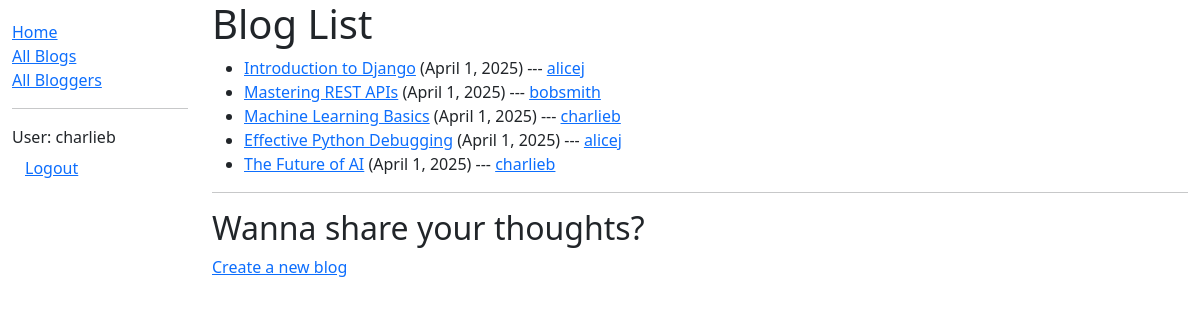
The app's page /blog/blogs/ (signed in) with its own data.
### blog/models.py (models this page shows, shortened)
class Blog(models.Model):
    title = models.CharField(max_length=100)
    author = models.ForeignKey(
        Author, on_delete=models.SET_NULL, null=True)
    content = models.TextField(
        max_length=2000, help_text='Enter the blog content')
    post_date = models.DateField(default=date.today)
    class Meta:
        ordering = ['-post_date']

class Author(models.Model):
    name = models.OneToOneField(User, on_delete=models.SET_NULL, null=True)
    bio = models.TextField(
        max_length=200, help_text='Enter a short bio about the author')
    class Meta:
        ordering = ['name']

### blog/views.py (the view)
# urls.py: path('blogs/', views.BlogListView.as_view(), name='blogs'),
class BlogListView(ListView):
    model = Blog
    context_object_name = 'blogs'
    paginate_by = 5

### blog/templates/blog/blog_list.html (shortened to what this page needs)
{% extends "base_generic.html" %}
{% block content %}
<h1>Blog List</h1>
{% if blogs %}
<ul>
    {% for blog in blogs %}
    <li>
        <a href="{% url 'blog_detail' blog.id %}">{{ blog.title }}</a>
        ({{ blog.post_date|date:"F j, Y" }}) ---
        <a href="{% url 'author_detail' blog.author.id %}">{{ blog.author.name }}</a>
    </li>
    {% endfor %}
</ul>
{% else %}
<p>There are no blogs available.</p>
{% endif %}
<hr>
<h2>Wanna share your thoughts?</h2>
<p><a href="{% url 'create_blog' %}">Create a new blog</a></p>
{% endblock %}

### blog/templates/base_generic.html (shortened to what this page needs)
<!doctype html>
<html lang="en">
<head>
    <link href="https://cdn.jsdelivr.net/npm/bootstrap@5.3.3/dist/css/bootstrap.min.css" rel="stylesheet"
>
    {% load static %}
    <link rel="stylesheet" href="{% static 'css/styles.css' %}" />
</head>
<body>
    <div class="container-fluid">
        <div class="row">
            <div class="col-sm-2">
                {% block sidebar %}
                <ul class="sidebar-nav">
                    <li><a href="{% url 'index' %}">Home</a></li>
                    <li><a href="{% url 'blogs' %}">All Blogs</a></li>
                    <li><a href="{% url 'authors' %}">All Bloggers</a></li>
                    <hr>
                    {% if user.is_authenticated %}
                    <li>User: {{ user.get_username }}</li>
                    <li>
                        <form id="logout-form" method="post" action="{% url 'logout' %}">
                            <button type="submit" class="btn btn-link">Logout</button>
                        </form>
                    </li>
                    {% else %}
                    <li><a href="{% url 'login' %}?next={{ request.path }}">Login</a></li>
                    {% endif %}
                </ul>
                {% endblock %}
            </div>
            <div class="col-sm-10">{% block content %}{% endblock %}</div>
        </div>
    </div>
</body>
</html>

### blog/static/css/styles.css (style rules this page uses)
.sidebar-nav { margin-top: 20px; padding: 0; list-style: none; }

### records on screen
Blog: title "Introduction to Django", post_date "April 1, 2025", author.name "alicej"
Blog: title "Mastering REST APIs", post_date "April 1, 2025", author.name "bobsmith"
Blog: title "Machine Learning Basics", post_date "April 1, 2025", author.name "charlieb"
Blog: title "Effective Python Debugging", post_date "April 1, 2025", author.name "alicej"
Blog: title "The Future of AI", post_date "April 1, 2025", author.name "charlieb"

### other values on screen
{{ user.get_username }} "charlieb"
